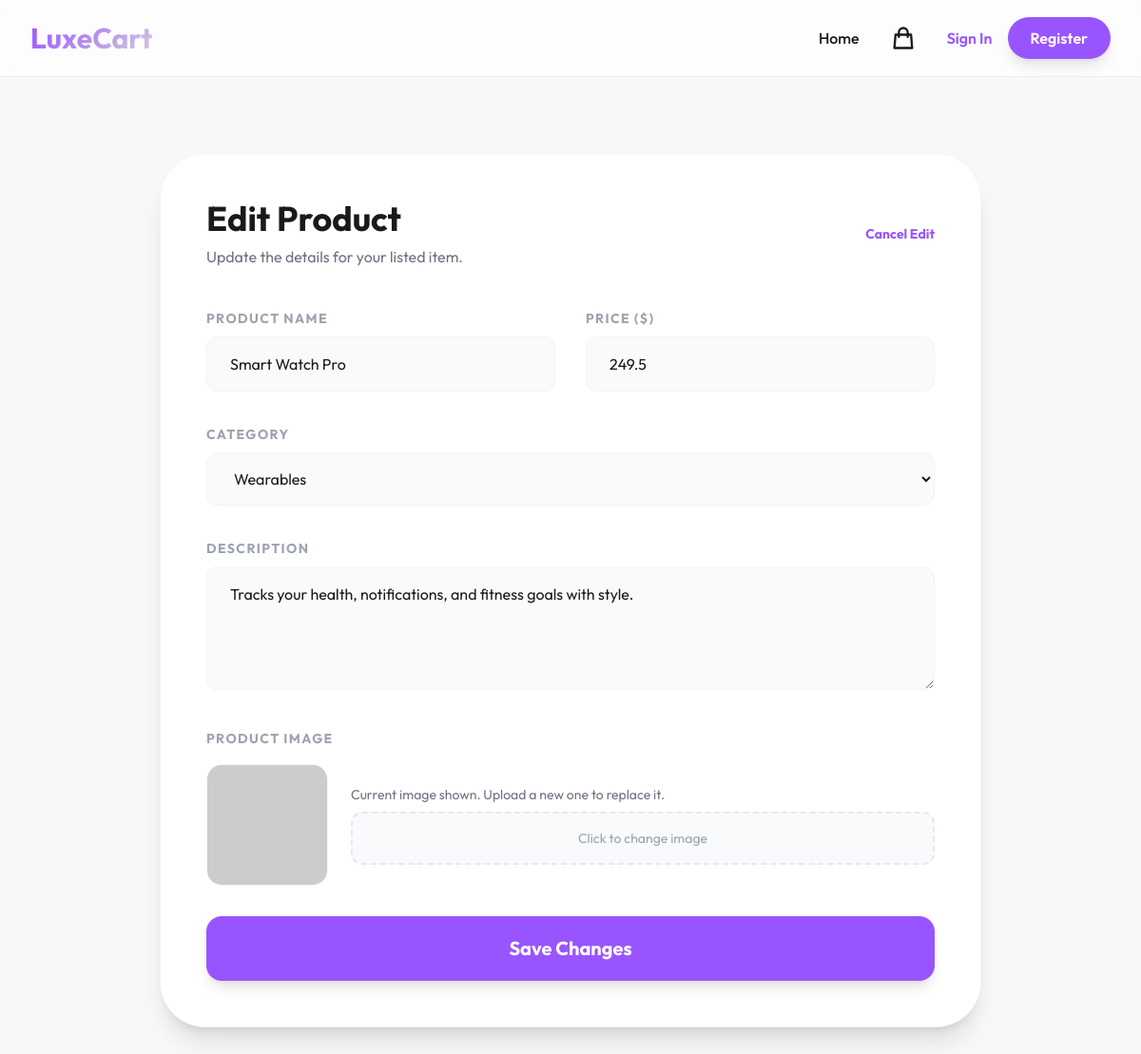
Page /edit/2 on the committed database.
### models.py (models this page shows)
class ProductModel(db.Model):
    __tablename__ = 'products'
    id = db.Column(db.Integer, primary_key=True)
    name = db.Column(db.String(100), nullable=False)
    description = db.Column(db.Text, nullable=False)
    price = db.Column(db.Float, nullable=False)
    category = db.Column(db.String(50), nullable=False)
    image_base64 = db.Column(db.Text, nullable=True) # Storing image as Base64 string
    created_at = db.Column(db.DateTime, default=datetime.utcnow)

### app.py (the view, shortened to what this page needs)
@app.route('/edit/<int:p_id>', methods=['GET', 'POST'])
def edit_page(p_id):
    product = ProductModel.query.get(p_id)
    if not product:
        return "Product Not Found", 404
    return render_template('edit.html', product=product, cart_count=len(session.get('cart', [])), username=session.get('username'))

### templates/edit.html (shortened to what this page needs)
{% extends "layout.html" %}
{% block content %}
<div class="max-w-4xl mx-auto px-4 py-20">
    <div class="bg-white rounded-[3rem] p-12 shadow-xl border border-secondary/20">
        <div class="flex justify-between items-center mb-10">
            <div>
                <h1 class="text-4xl font-bold mb-2">Edit Product</h1>
                <p class="text-gray-500">Update the details for your listed item.</p>
            </div>
            <a href="/product/{{ product.id }}" class="text-sm font-bold text-primary hover:underline">Cancel Edit</a>
        </div>
        <form action="/edit/{{ product.id }}" method="POST" enctype="multipart/form-data" class="space-y-8">
            <div class="grid grid-cols-1 md:grid-cols-2 gap-8">
                <div class="space-y-2">
                    <label class="font-bold text-sm uppercase tracking-widest text-gray-400">Product Name</label>
                    <input type="text" name="name" value="{{ product.name }}" required class="w-full px-6 py-4 rounded-xl bg-gray-50 border border-gray-100 focus:outline-none focus:ring-2 focus:ring-primary/30 transition-all">
                </div>
                <div class="space-y-2">
                    <label class="font-bold text-sm uppercase tracking-widest text-gray-400">Price ($)</label>
                    <input type="number" step="0.01" name="price" value="{{ product.price }}" required class="w-full px-6 py-4 rounded-xl bg-gray-50 border border-gray-100 focus:outline-none focus:ring-2 focus:ring-primary/30 transition-all">
                </div>
            </div>
            <div class="space-y-2">
                <label class="font-bold text-sm uppercase tracking-widest text-gray-400">Category</label>
                <select name="category" required class="w-full px-6 py-4 rounded-xl bg-gray-50 border border-gray-100 focus:outline-none focus:ring-2 focus:ring-primary/30 transition-all">
                    <option value="Wearables" {% if product.category == 'Wearables' %}selected{% endif %}>Wearables</option>
                </select>
            </div>
            <div class="space-y-2">
                <label class="font-bold text-sm uppercase tracking-widest text-gray-400">Description</label>
                <textarea name="description" rows="4" required class="w-full px-6 py-4 rounded-xl bg-gray-50 border border-gray-100 focus:outline-none focus:ring-2 focus:ring-primary/30 transition-all">{{ product.description }}</textarea>
            </div>
            <div class="space-y-4">
                <label class="font-bold text-sm uppercase tracking-widest text-gray-400">Product Image</label>
                <div class="flex items-center gap-6">
                    <div class="w-32 h-32 rounded-2xl overflow-hidden border border-secondary/20">
                        <img src="{{ product.image_base64 or 'https://via.placeholder.com/500' }}" class="w-full h-full object-cover">
                    </div>
                    <div class="flex-1">
                        <p class="text-sm text-gray-500 mb-2">Current image shown. Upload a new one to replace it.</p>
                        <div class="relative group">
                            <div class="w-full py-4 border-2 border-dashed border-secondary/40 rounded-xl flex items-center justify-center group-hover:border-primary/50 transition-all bg-gray-50">
                                <span class="text-gray-400 text-sm group-hover:text-primary">Click to change image</span>
                            </div>
                        </div>
                    </div>
                </div>
            </div>
            <button type="submit" class="w-full btn-primary text-white py-5 rounded-2xl font-bold text-xl shadow-lg mt-10">Save Changes</button>
        </form>
    </div>
</div>
{% endblock %}

### templates/layout.html (style rules this page uses)
body { font-family: 'Outfit', sans-serif; background-color: #F8F7FA; }
.btn-primary { background: #9855FF; transition: all 0.3s ease; }

### rows in the picture
ProductModel: name "Smart Watch Pro", price "249.5", category "Wearables", description "Tracks your health, notifications, and fitness goals with style."
